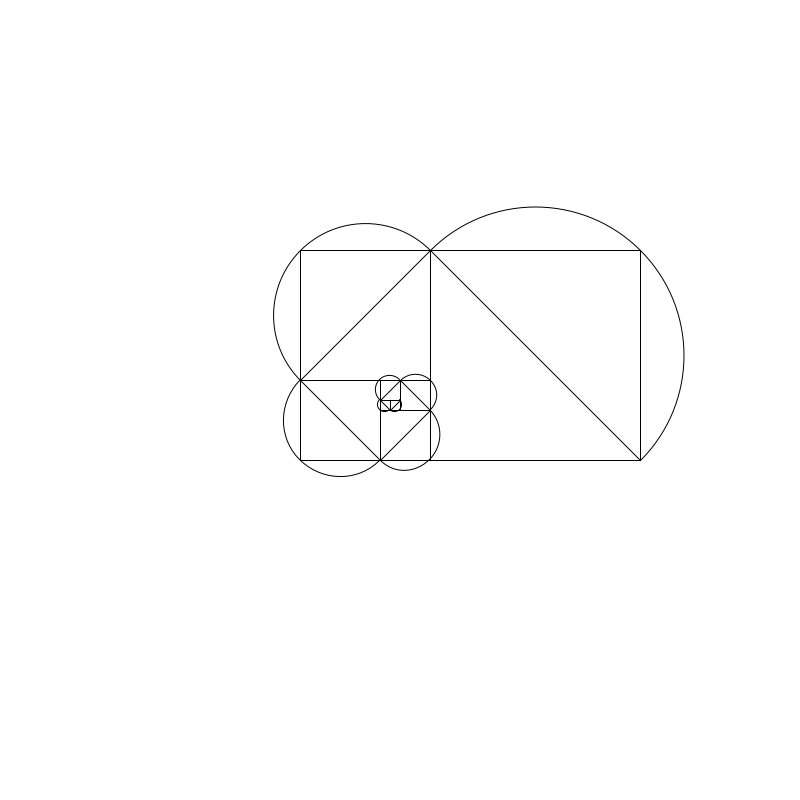
Frame 1 (no input)
Frame 60 (the mouse pressed at the canvas centre just before this capture): identical to frame 1, image omitted
Frame 120 (the mouse held since frame 60 and released just before this capture): identical to frame 1, image omitted

The Processing sketch that drew this single still picture (run headless with seeded random() and noise(); from frame 60 on, the mouse is pressed at the canvas centre):

// Processing sketch: spiral
// ── spiral.pde
float phi = (sqrt(5) + 1) / 2 - 1;

float originX = 400;
float originY = 400;
int ticker = 1;
int numberOfCircles = 8;
int[] a = new int[100];
float side;
float baseAngle = PI/4;
float setAngle;
float radius;
float newX;
float newY;
float offsetX;
float offsetY;

void setup() {
  size(800, 800);
  background(255);
  smooth();
  rectMode(CENTER);
}

void draw() {
  while (ticker < 2) {
    for (int i = 1; i <= numberOfCircles; i++) {
    // FIND THE LENGTH OF THE SIDE:
    side = fib(i) * 10; // scale the fib number to fit spiral on screen
    // FIND THE ANGLE WE NEED TO USE ON THE UNIT CIRCLE:
    
    int angleNumber = i%4;
    if (angleNumber == 0) {
      setAngle = 1*baseAngle; // PI/4
    }
    if (angleNumber == 1) {
      setAngle = 3*baseAngle; // 3*PI/4
    }
    if (angleNumber == 2) {
      setAngle = 5*baseAngle; // 5*PI/4
    }
    if (angleNumber == 3) {
      setAngle = 7*baseAngle; // 7*PI/4
    }
    
    // FIND THE RADIUS:
    radius = sqrt(side*side+side*side);
    
    // ROTATE THAT SHIT:
    newX = originX + radius * cos(setAngle);
    newY = originY + radius * sin(setAngle);

    
    // DRAW THAT ARC:
    // 1. x of centre point = originX + (radius/2) * cos(setAngle)
    // 2. y of centre point = originY + (radius/2) * sin(setAngle)
    // 3. width of arc's ellipse = radius
    // 4. height of arc's ellipse = side
    // 5. angle to start the arc = setAngle - PI
    // 6. angle to end the arc = setAngle
    /*
    I DON'T EVEN KNOW WHAT THIS DOES. GET RID OF IT.
    if (angleNumber == 0){
      offsetX = newX;
      offsetY = newX - side;
    }
    if (angleNumber == 1) {
      offsetX = newX;
      offsetY =  newX - side;
    }
    if (angleNumber == 2) {
      offsetX = newX;
      offsetY =  newX + side;
    }
    if (angleNumber == 3) {
      offsetX = newX - side;
      offsetY =  newX;
    }
    */
    
    float centreX = originX + radius/2 * cos(setAngle);
    float centreY = originY + radius/2 * sin(setAngle);
    float arcWidth = side;
    float arcHeight = side;
    float arcStart = setAngle - PI;
    float arcEnd = setAngle;

    stroke(0);
    
    
    arc(centreX, centreY, radius, radius, arcStart, arcEnd);
    noFill();
    
        
    // DRAW THAT RECTANGLE:
    rect(centreX, centreY, side, side);
    
    // DRAW THAT LINE:
    line(newX, newY, originX, originY);
    
    // UPDATE THE STARTING POINTS:
    originX = newX;
    originY = newY;


    }
    ticker++;
  }

}

int fib(int n) {
  a[0] = 0;
  a[1] = 1;
  if (n < 2) {
    return 1;
  } else {
    int result = a[n-1]+a[n-2];
    a[n] = result;
    return result;
  }
}
